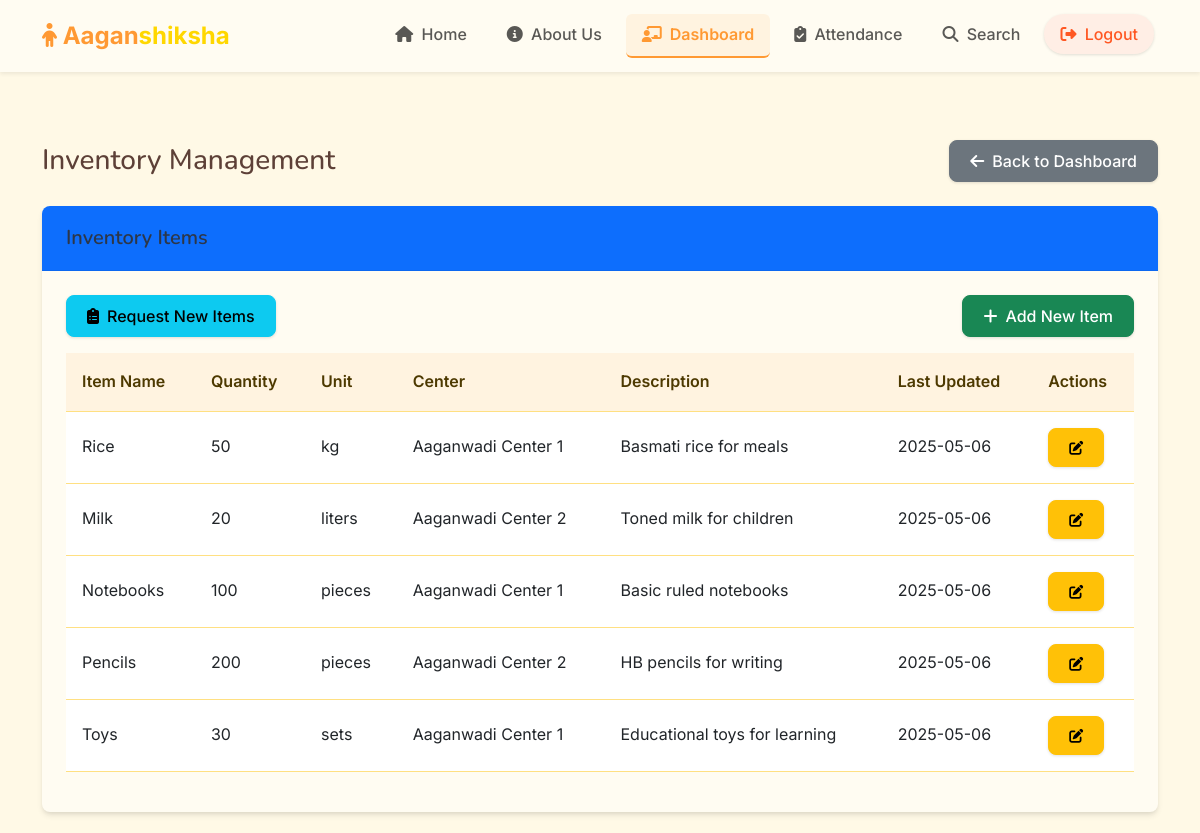
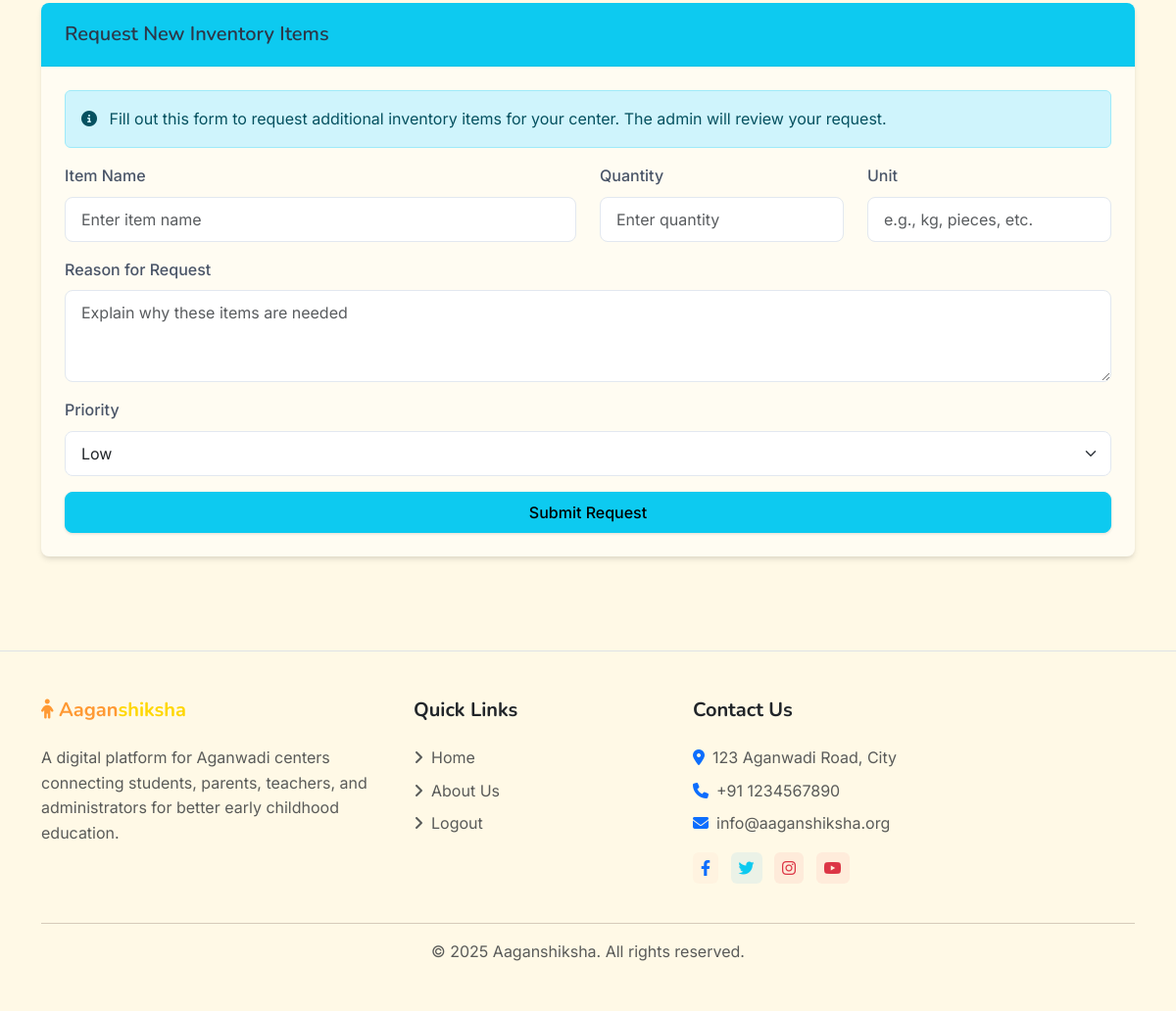
/teacher/inventory (signed in), run on the app's committed database (2 pictures, top to bottom).
### models.py (models this page shows)
class Inventory(db.Model):
    id = db.Column(db.Integer, primary_key=True)
    item_name = db.Column(db.String(100), nullable=False)
    quantity = db.Column(db.Integer, default=0)
    unit = db.Column(db.String(20))
    description = db.Column(db.Text)
    center_id = db.Column(db.Integer, db.ForeignKey('center.id'), nullable=False)
    created_at = db.Column(db.DateTime, default=datetime.utcnow)
    updated_at = db.Column(db.DateTime, default=datetime.utcnow, onupdate=datetime.utcnow)

class Center(db.Model):
    id = db.Column(db.Integer, primary_key=True)
    name = db.Column(db.String(100), nullable=False)
    address = db.Column(db.String(200), nullable=False)
    contact_number = db.Column(db.String(15))
    email = db.Column(db.String(120))
    created_at = db.Column(db.DateTime, default=datetime.utcnow)
    students = db.relationship('Student', backref='center', lazy=True)
    inventory_items = db.relationship('Inventory', backref='center', lazy=True)

### routes/teacher.py (the view)
@teacher_bp.route('/inventory')
@login_required
@teacher_required
def inventory():
    inventory_items = Inventory.query.all()
    return render_template('teacher/inventory.html', inventory_items=inventory_items)

### app.py (called while the page is built)
@app.context_processor
def inject_csrf_token():
    return dict(csrf_token=generate_csrf)

@login_manager.user_loader
def load_user(user_id):
    return User.query.get(int(user_id))

### routes/teacher.py (called while the page is built)
def teacher_required(f):
    @wraps(f)
    def decorated_function(*args, **kwargs):
        if not current_user.is_authenticated or current_user.role != 'teacher':
            flash('You need to be a teacher to access this page.', 'danger')
            return redirect(url_for('auth.login'))
        return f(*args, **kwargs)
    return decorated_function

### templates/teacher/inventory.html (shortened to what this page needs)
{% extends 'base.html' %}
{% block content %}
<div class="container py-4">
    <div class="d-flex justify-content-between align-items-center mb-4">
        <h1 class="h3 mb-0">Inventory Management</h1>
        <a href="{{ url_for('teacher.dashboard') }}" class="btn btn-secondary">
            <i class="fas fa-arrow-left me-2"></i>Back to Dashboard
        </a>
    </div>
    <div class="card mb-4">
        <div class="card-header bg-primary text-white">
            <h5 class="mb-0">
                {% if is_add %}
                    Add New Inventory Item
                {% elif is_edit %}
                    Edit Inventory Item
                {% else %}
                    Inventory Items
                {% endif %}
            </h5>
        </div>
        <div class="card-body">
            {% if is_add or is_edit %}
                <form method="POST">
                    {{ form.hidden_tag() }}
                    <div class="row mb-3">
                        <div class="col-md-6">
                            <label class="form-label">Item Name</label>
                            {{ form.item_name(class="form-control") }}
                            {% if form.item_name.errors %}
                                <div class="text-danger">
                                    {% for error in form.item_name.errors %}
                                        <small>{{ error }}</small>
                                    {% endfor %}
                                </div>
                            {% endif %}
                        </div>
                        <div class="col-md-3">
                            <label class="form-label">Quantity</label>
                            {{ form.quantity(class="form-control") }}
                            {% if form.quantity.errors %}
                                <div class="text-danger">
                                    {% for error in form.quantity.errors %}
                                        <small>{{ error }}</small>
                                    {% endfor %}
                                </div>
                            {% endif %}
                        </div>
                        <div class="col-md-3">
                            <label class="form-label">Unit</label>
                            {{ form.unit(class="form-control") }}
                            {% if form.unit.errors %}
                                <div class="text-danger">
                                    {% for error in form.unit.errors %}
                                        <small>{{ error }}</small>
                                    {% endfor %}
                                </div>
                            {% endif %}
                        </div>
                    </div>
                    <div class="mb-3">
                        <label class="form-label">Description</label>
                        {{ form.description(class="form-control", rows=3) }}
                        {% if form.description.errors %}
                            <div class="text-danger">
                                {% for error in form.description.errors %}
                                    <small>{{ error }}</small>
                                {% endfor %}
                            </div>
                        {% endif %}
                    </div>
                    <div class="mb-3">
                        <label class="form-label">Center</label>
                        {{ form.center_id(class="form-select") }}
                        {% if form.center_id.errors %}
                            <div class="text-danger">
                                {% for error in form.center_id.errors %}
                                    <small>{{ error }}</small>
                                {% endfor %}
                            </div>
                        {% endif %}
                    </div>
                    <div class="d-flex justify-content-between">
                        <a href="{{ url_for('teacher.inventory') }}" class="btn btn-secondary">Cancel</a>
                        {{ form.submit(class="btn btn-primary") }}
                    </div>
                </form>
            {% else %}
                <div class="d-flex justify-content-between mb-3">
                    <a href="{{ url_for('teacher.request_inventory') }}" class="btn btn-info">
                        <i class="fas fa-clipboard-list me-2"></i>Request New Items
                    </a>
                    <a href="{{ url_for('teacher.add_inventory') }}" class="btn btn-success">
                        <i class="fas fa-plus me-2"></i>Add New Item
                    </a>
                </div>
                <div class="table-responsive">
                    <table class="table table-hover">
                        <thead>
                            <tr>
                                <th>Item Name</th>
                                <th>Quantity</th>
                                <th>Unit</th>
                                <th>Center</th>
                                <th>Description</th>
                                <th>Last Updated</th>
                                <th>Actions</th>
                            </tr>
                        </thead>
                        <tbody>
                            {% if inventory_items %}
                                {% for item in inventory_items %}
                                    <tr>
                                        <td>{{ item.item_name }}</td>
                                        <td>{{ item.quantity }}</td>
                                        <td>{{ item.unit }}</td>
                                        <td>{{ item.center.name }}</td>
                                        <td>{{ item.description }}</td>
                                        <td>{{ item.updated_at.strftime('%Y-%m-%d') }}</td>
                                        <td>
                                            <div class="btn-group btn-group-sm">
                                                <a href="{{ url_for('teacher.edit_inventory', id=item.id) }}" class="btn btn-warning">
                                                    <i class="fas fa-edit"></i>
                                                </a>
                                            </div>
                                        </td>
                                    </tr>
                                {% endfor %}
                            {% else %}
                                <tr>
                                    <td colspan="7" class="text-center">No inventory items found.</td>
                                </tr>
                            {% endif %}
                        </tbody>
                    </table>
                </div>
            {% endif %}
        </div>
    </div>
    <div class="card">
        <div class="card-header bg-info text-white">
            <h5 class="mb-0">Request New Inventory Items</h5>
        </div>
        <div class="card-body">
            <div class="alert alert-info">
                <i class="fas fa-info-circle me-2"></i>
                Fill out this form to request additional inventory items for your center. The admin will review your request.
            </div>
            <form>
                <div class="row mb-3">
                    <div class="col-md-6">
                        <label class="form-label">Item Name</label>
                        <input type="text" class="form-control" placeholder="Enter item name">
                    </div>
                    <div class="col-md-3">
                        <label class="form-label">Quantity</label>
                        <input type="number" class="form-control" placeholder="Enter quantity">
                    </div>
                    <div class="col-md-3">
                        <label class="form-label">Unit</label>
                        <input type="text" class="form-control" placeholder="e.g., kg, pieces, etc.">
                    </div>
                </div>
                <div class="mb-3">
                    <label class="form-label">Reason for Request</label>
                    <textarea class="form-control" rows="3" placeholder="Explain why these items are needed"></textarea>
                </div>
                <div class="mb-3">
                    <label class="form-label">Priority</label>
                    <select class="form-select">
                        <option value="low">Low</option>
                    </select>
                </div>
                <div class="d-grid">
                    <button type="submit" class="btn btn-info">Submit Request</button>
                </div>
            </form>
        </div>
    </div>
</div>
{% endblock %}

### static/css/style.css (style rules this page uses)
:root { --primary-color: #FF9933; --primary-light: #FFF3E0; --secondary-color: #FFD700; --info-color: #FFD700; --success-color: #FF9933; --warning-color: #FFBF00; --danger-color: #FF5722; --light-color: #FFF9E6; --dark-color: #4D3900; --text-color: #5D4037; --border-radius: 0.5rem; --box-shadow: 0 4px 6px -1px rgba(0, 0, 0, 0.1), 0 2px 4px -1px rgba(0, 0, 0, 0.06); --transition: all 0.3s ease; }
body { min-height: 100vh; display: flex; flex-direction: column; font-family: 'Inter', -apple-system, BlinkMacSystemFont, 'Segoe UI', Roboto, Oxygen, Ubuntu, Cantarell, 'Open Sans', 'Helvetica Neue', sans-serif; color: var(--text-color); background-color: #FFF9E6; line-height: 1.6; }
h1, h2, h3, h4, h5, h6 { font-family: 'Nunito', -apple-system, BlinkMacSystemFont, 'Segoe UI', Roboto, Oxygen, Ubuntu, Cantarell, 'Open Sans', 'Helvetica Neue', sans-serif; font-weight: 600; color: #2d3748; }
a { transition: var(--transition); }
.btn { border-radius: var(--border-radius); padding: 0.5rem 1.25rem; font-weight: 500; transition: var(--transition); box-shadow: 0 1px 3px rgba(0,0,0,0.12); }
.card { border: none; border-radius: var(--border-radius); box-shadow: var(--box-shadow); transition: var(--transition); overflow: hidden; background-color: #FFFCF2; }
.card-header { background-color: white; border-bottom: 1px solid rgba(0, 0, 0, 0.05); padding: 1.25rem 1.5rem; font-weight: 600; }
.card-body { padding: 1.5rem; }
.form-label { font-weight: 500; margin-bottom: 0.5rem; color: #4a5568; }
.form-control, .form-select { border-radius: var(--border-radius); border: 1px solid #e2e8f0; padding: 0.625rem 1rem; transition: var(--transition); }
.table { border-collapse: separate; border-spacing: 0; width: 100%; margin-bottom: 1rem; }
.table th { background-color: #FFF3E0; font-weight: 600; padding: 1rem; text-align: left; color: #4D3900; border-bottom: 1px solid #FFE082; }
.table td { padding: 1rem; border-bottom: 1px solid #FFE082; vertical-align: middle; }

### data on the page
Inventory: item_name "Rice", quantity "50", unit "kg", center.name "Aaganwadi Center 1", description "Basmati rice for meals", updated_at "2025-05-06"
Inventory: item_name "Milk", quantity "20", unit "liters", center.name "Aaganwadi Center 2", description "Toned milk for children", updated_at "2025-05-06"
Inventory: item_name "Notebooks", quantity "100", unit "pieces", center.name "Aaganwadi Center 1", description "Basic ruled notebooks", updated_at "2025-05-06"
Inventory: item_name "Pencils", quantity "200", unit "pieces", center.name "Aaganwadi Center 2", description "HB pencils for writing", updated_at "2025-05-06"
Inventory: item_name "Toys", quantity "30", unit "sets", center.name "Aaganwadi Center 1", description "Educational toys for learning", updated_at "2025-05-06"

### other printed values
{{ current_year|default(2025) }} "2025"
